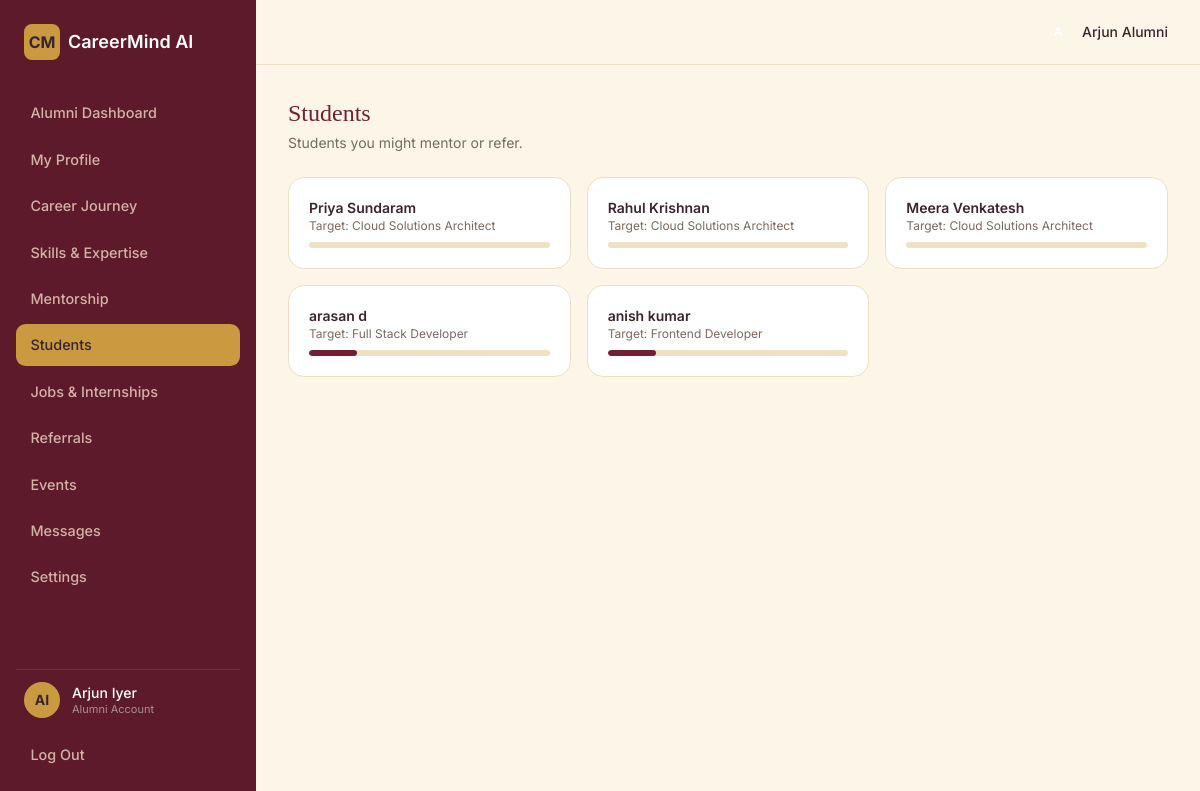
The page /alumni/students/ (signed in) on the database its author committed.
### core/models.py (models this page shows, shortened)
class Profile(models.Model):
    user = models.OneToOneField(User, on_delete=models.CASCADE, related_name='profile')
    university_email = models.EmailField(blank=True)
    role = models.CharField(max_length=20, default='student')
    is_approved = models.BooleanField(default=True)
    target_role = models.CharField(max_length=100, default='Cloud Solutions Architect')
    readiness_score = models.PositiveIntegerField(default=0)
    readiness_delta = models.CharField(max_length=20, blank=True, default='')
    resume_score = models.PositiveIntegerField(default=0)
    skills_acquired = models.PositiveIntegerField(default=0)
    interview_rate = models.PositiveIntegerField(default=0)
    critical_gaps = models.PositiveIntegerField(default=0)
    certified_skills = models.PositiveIntegerField(default=0)
    next_milestone = models.CharField(max_length=100, blank=True, default='')
    weeks_to_milestone = models.PositiveIntegerField(default=0)

### roles/views_alumni.py (the view)
@role_required('alumni')
def students(request):
    profile, detail = _alumni_detail(request.user)
    student_list = Profile.objects.filter(role='student').select_related('user')[:30]
    context = dict(profile=profile, active='students', student_list=student_list)
    return render(request, 'alumni/students.html', context)

### roles/views_alumni.py (called while the page is built)
def _alumni_detail(user):
    profile, _ = Profile.objects.get_or_create(user=user)
    detail, _ = AlumniDetail.objects.get_or_create(profile=profile)
    return profile, detail

### templates/alumni/students.html (shortened to what this page needs)
{% extends "alumni/base_alumni.html" %}
{% block content %}
<h1 class="font-serif-display text-2xl text-maroon mb-1">Students</h1>
<p class="text-sm text-[#7a6a5e] mb-6">Students you might mentor or refer.</p>
<div class="grid md:grid-cols-3 gap-4">
  {% for s in student_list %}
  <div class="card p-5">
    <div class="font-semibold text-sm">{{ s.user.first_name }} {{ s.user.last_name }}</div>
    <div class="text-xs text-[#7a6a5e] mb-2">Target: {{ s.target_role }}</div>
    <div class="progress-track h-1.5"><div class="progress-fill h-1.5" style="width:{{ s.readiness_score }}%"></div></div>
  </div>
  {% empty %}<div class="card p-6 text-center text-[#a89a8c] md:col-span-3">No students found.</div>{% endfor %}
</div>
{% endblock %}

### templates/partials/role_base.html (shortened to what this page needs)
{% load static %}
<!DOCTYPE html>
<html lang="en">
<head>
<script src="https://cdn.tailwindcss.com"></script>
<link rel="stylesheet" href="{% static 'css/style.css' %}">
</head>
<body class="min-h-screen flex">
<aside id="cmSidebar" class="cm-sidebar hidden md:flex w-64 bg-maroon-900 flex-col justify-between py-6 px-4 min-h-screen sticky top-0 shrink-0">
  <div>
    <div class="flex items-center gap-2 px-2 mb-8">
      <div class="w-9 h-9 rounded-lg bg-gold flex items-center justify-center text-maroon-900 font-bold">CM</div>
      <span class="text-white font-semibold text-lg">CareerMind AI</span>
    </div>
    <nav class="space-y-1">
      {% block nav_items %}{% endblock %}
    </nav>
  </div>
  <div>
    <div class="flex items-center gap-3 px-2 py-3 border-t border-white/10">
      <div class="w-9 h-9 rounded-full bg-gold flex items-center justify-center text-maroon-900 font-bold text-sm">
        {{ request.user.first_name|first|upper }}{{ request.user.last_name|first|upper }}
      </div>
      <div class="leading-tight">
        <div class="text-white text-sm font-medium">{{ request.user.first_name }} {{ request.user.last_name }}</div>
        <div class="text-[11px] text-white/50">{% block account_label %}Account{% endblock %}</div>
      </div>
    </div>
    <a href="{% url 'logout' %}" class="sidebar-link mt-1">Log Out</a>
  </div>
</aside>
<div class="flex-1 min-h-screen flex flex-col">
  <header class="bg-cream px-4 md:px-8 py-4 flex items-center justify-between border-b border-[#ecdfc4]">
    <div class="flex items-center gap-4 pl-6">
      <div class="flex items-center gap-2">
        <div class="w-8 h-8 rounded-full bg-maroon-800 text-white flex items-center justify-center text-xs font-bold">
        </div>
        <span class="text-sm font-medium">{{ request.user.first_name }} {% block topbar_role_label %}{% endblock %}</span>
      </div>
    </div>
  </header>
  <main class="flex-1 p-4 md:p-8 min-w-0">
    {% block content %}{% endblock %}
  </main>
</div>
</body>
</html>

### static/css/style.css (style rules this page uses)
:root { --maroon-900:#5c1a2a; --maroon-800:#6f2035; --maroon-700:#84293f; --maroon-600:#9c3049; --gold:#c99a3f; --gold-light:#e0be6f; --cream:#fdf6e8; --cream-2:#f6ecd8; --ink:#3a2430; }
body { font-family:'Inter',ui-sans-serif,system-ui,sans-serif; background:var(--cream); color:var(--ink); }
.font-serif-display { font-family:'Playfair Display', Georgia, serif; }
.bg-maroon-900 { background:var(--maroon-900); }
.text-maroon { color:var(--maroon-800); }
.bg-gold { background:var(--gold); }
.bg-cream { background:var(--cream); }
.card { background:#fff; border:1px solid #ecdfc4; border-radius:1rem; }
.sidebar-link { display:flex;align-items:center;gap:.65rem; padding:.65rem .9rem;border-radius:.6rem; color:#f3d9c7cc;font-size:.9rem;font-weight:500; transition:.15s; }
.progress-track { background:#efe2c4;border-radius:999px;overflow:hidden; }
.progress-fill { background:var(--maroon-800);border-radius:999px; }

### rows shown on the page
Profile: user.first_name "Priya", user.last_name "Sundaram", target_role "Cloud Solutions Architect"
Profile: user.first_name "Rahul", user.last_name "Krishnan", target_role "Cloud Solutions Architect"
Profile: user.first_name "Meera", user.last_name "Venkatesh", target_role "Cloud Solutions Architect"
Profile: user.first_name "arasan", user.last_name "d", target_role "Full Stack Developer", readiness_score 20 (drawn)
Profile: user.first_name "anish", user.last_name "kumar", target_role "Frontend Developer", readiness_score 20 (drawn)

### other values the page prints
{{ request.user.first_name|first|upper }} "A"
{{ request.user.last_name|first|upper }} "I"
{{ request.user.first_name }} "Arjun"
{{ request.user.last_name }} "Iyer"
